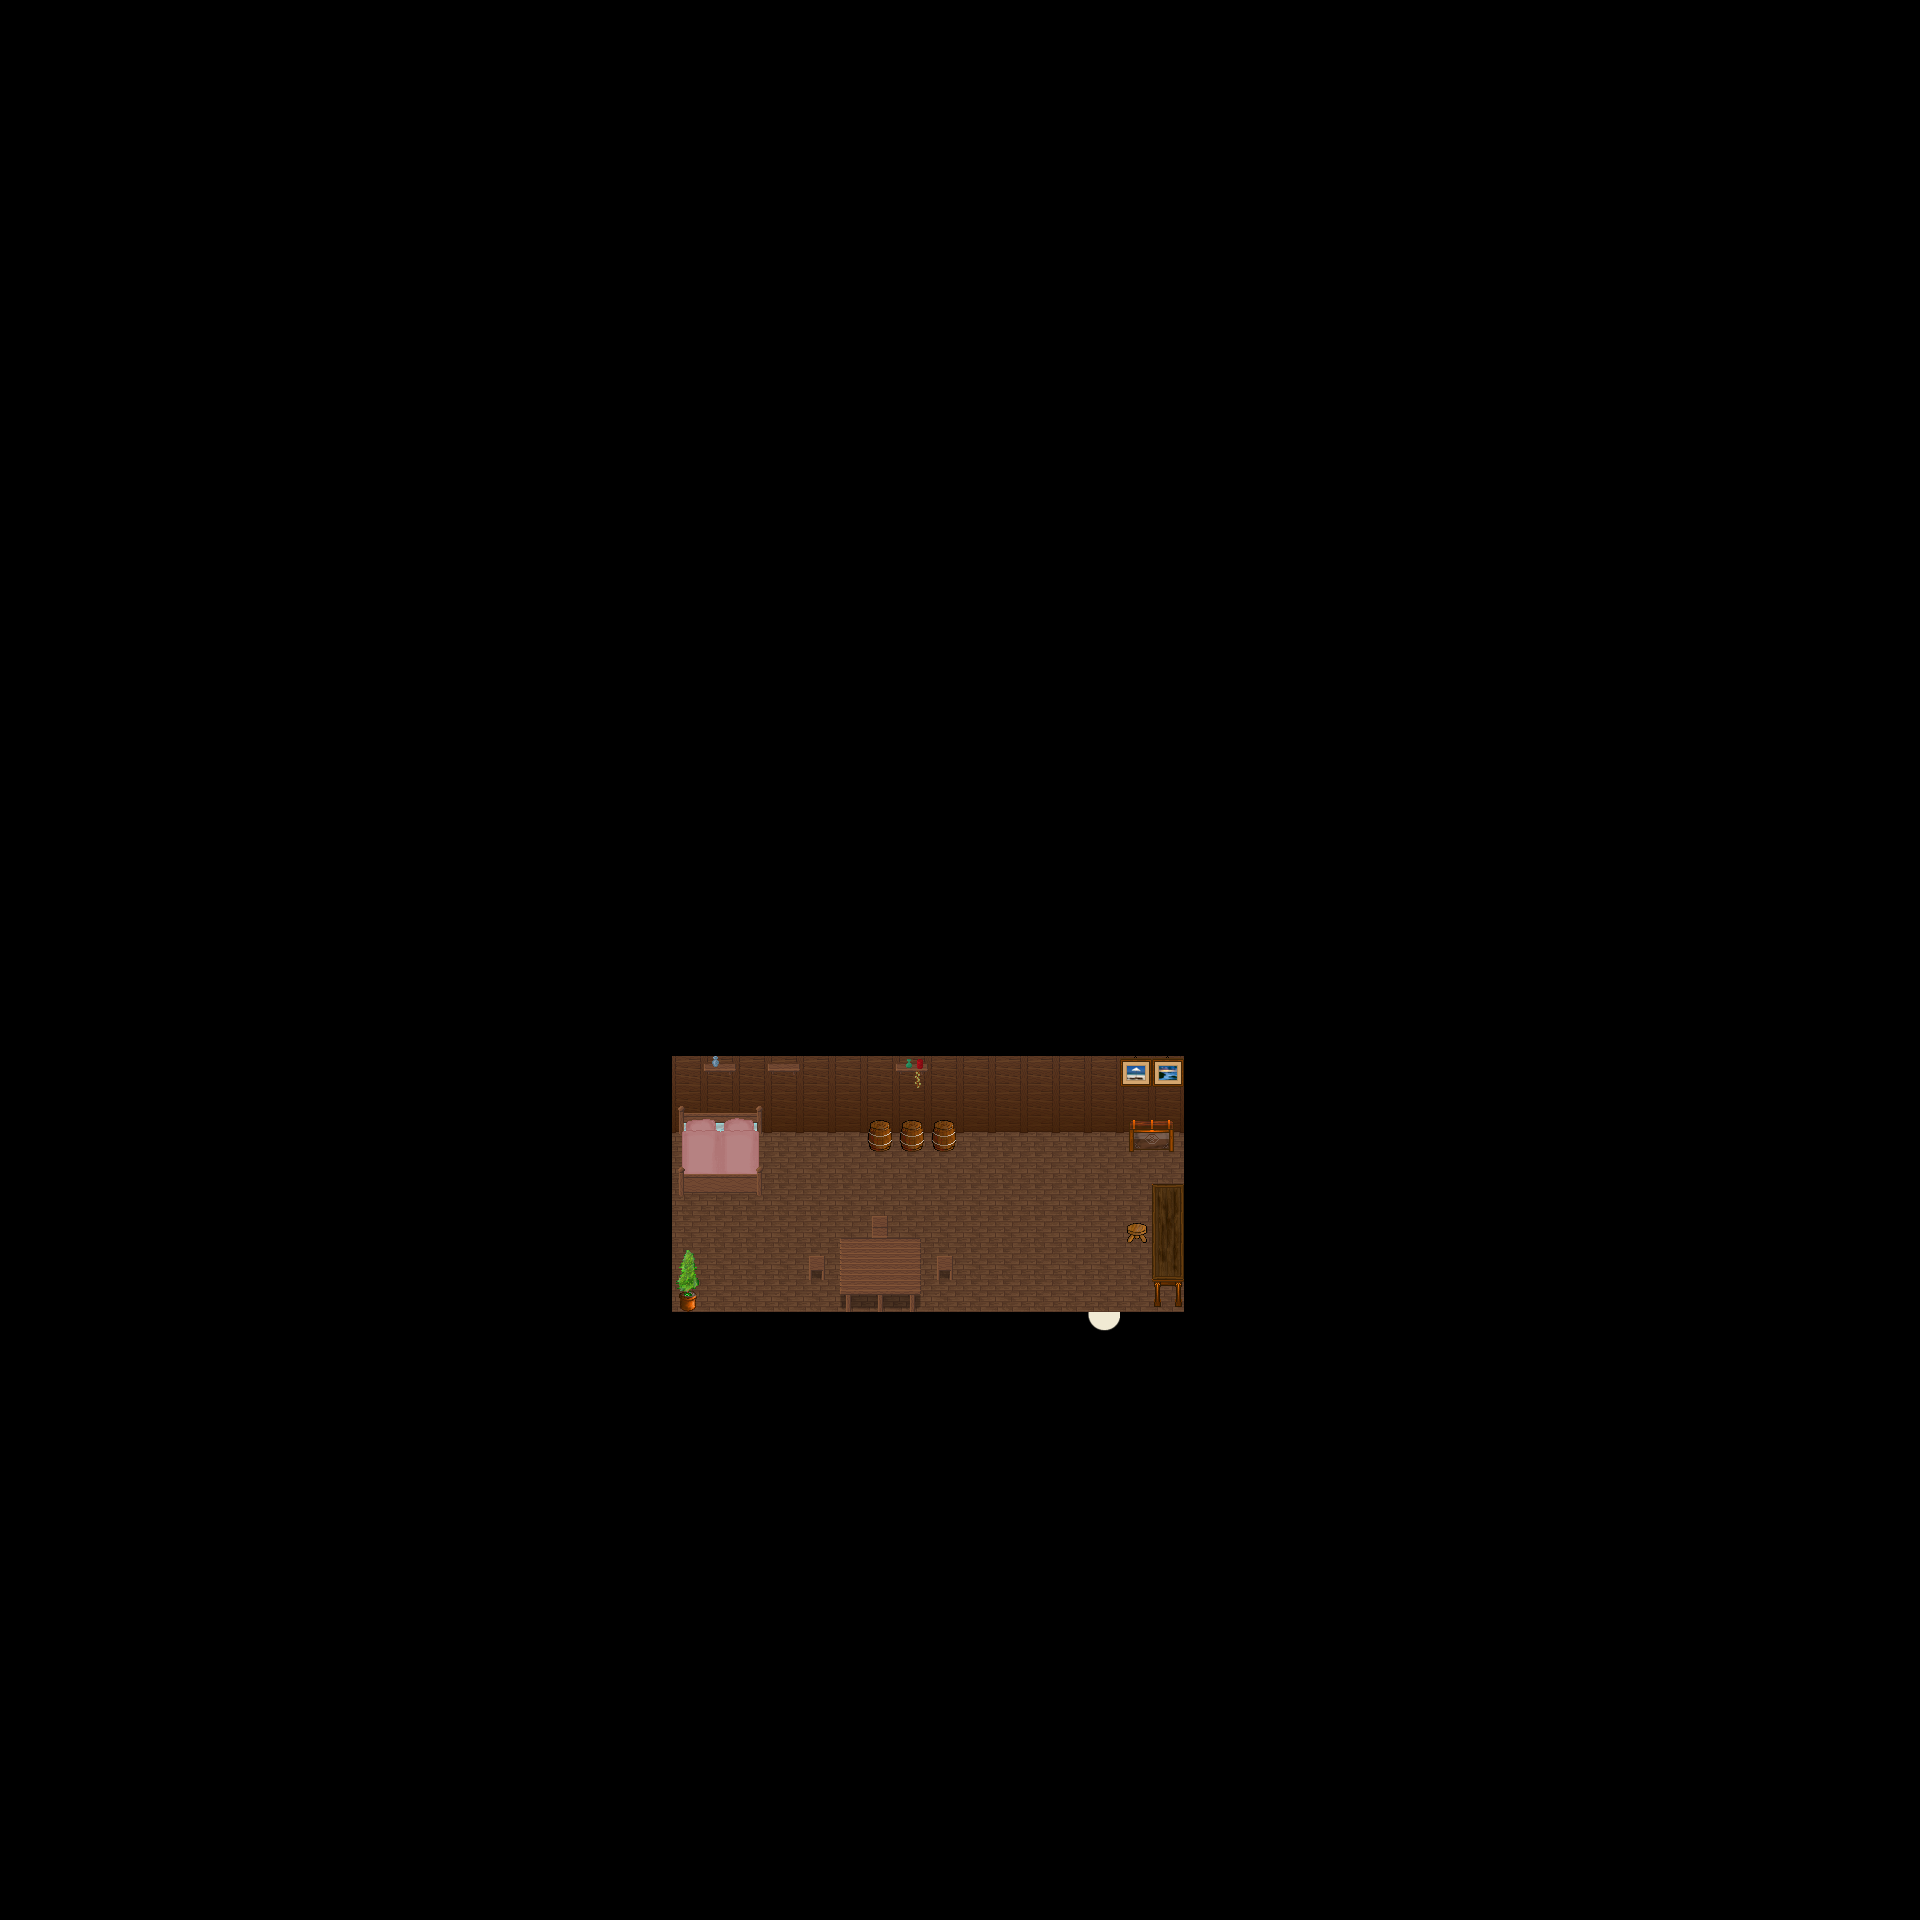

A level layout from a 2D game, rendered from its tile map. Below: a short description, then the map file with tile-grid data replaced by summaries:
An orthogonal 60x60 tile map with 32x32 px tiles, 6 tile layers (Ground, Ground, Ground, Ground, ...), 1 hidden layer not drawn, 6 tilesets and 2 objects (SCRIPT, WARP).

<map version="1.0" orientation="orthogonal" width="60" height="60" tilewidth="32" tileheight="32">
 <properties>
  <property name="music" value="faith.ogg" />
 </properties>
 <tileset firstgid="1" name="collision1_32_32" tilewidth="32" tileheight="32">
  <image source="../graphics/tiles/collision1_32_32.png" width="1024" height="1024" />
 </tileset>
 <tileset firstgid="1025" name="indoor3_32_32" tilewidth="32" tileheight="32">
  <image source="../graphics/tiles/indoor3_32_32.png" width="1024" height="1024" />
 </tileset>
 <tileset firstgid="2049" name="indoor2_32_32" tilewidth="32" tileheight="32">
  <image source="../graphics/tiles/indoor2_32_32.png" width="1024" height="1024" />
 </tileset>
 <tileset firstgid="3073" name="indoor2_32_64" tilewidth="32" tileheight="64">
  <image source="../graphics/tiles/indoor2_32_64.png" width="1024" height="1024" />
 </tileset>
 <tileset firstgid="3585" name="indoor2_32_96" tilewidth="32" tileheight="96">
  <image source="../graphics/tiles/indoor2_32_96.png" width="1024" height="960" />
 </tileset>
 <tileset firstgid="3905" name="indoor1_32_64" tilewidth="32" tileheight="64">
  <image source="../graphics/tiles/indoor1_32_64.png" width="1024" height="1024" />
 </tileset>
 <layer name="Ground" width="60" height="60">
  <data>[3600 cells, 3600 non-empty, 3 distinct tile ids]</data>
 </layer>
 <layer name="Ground" width="60" height="60">
  <data>[3600 cells, 48 non-empty, 3 distinct tile ids]</data>
 </layer>
 <layer name="Ground" width="60" height="60">
  <data>[3600 cells, 36 non-empty, 33 distinct tile ids]</data>
 </layer>
 <layer name="Ground" width="60" height="60">
  <data>[3600 cells, 0 non-empty, 0 distinct tile ids]</data>
 </layer>
 <layer name="Fringe" width="60" height="60">
  <data>[3600 cells, 1 non-empty, 1 distinct tile ids]</data>
 </layer>
 <layer name="Over" width="60" height="60">
  <data>[3600 cells, 3 non-empty, 3 distinct tile ids]</data>
 </layer>
 <layer name="Collision" width="60" height="60" visible="0">
  <data>[3600 cells, 3528 non-empty, 1 distinct tile ids]</data>
 </layer>
 <objectgroup name="Object" width="60" height="60">
  <object name="External Map Events" type="SCRIPT" x="0" y="0">
   <properties>
    <property name="FILENAME" value="scripts/maps/iw-nelaro-house02-o00-o00-o00.lua" />
   </properties>
  </object>
  <object name="Warp to city" type="WARP" x="1089" y="1311" width="32" height="32">
   <properties>
    <property name="DEST_MAP" value="ow-o0000-n0004-o0000" />
    <property name="DEST_X" value="1648" />
    <property name="DEST_Y" value="2672" />
   </properties>
  </object>
 </objectgroup>
</map>
